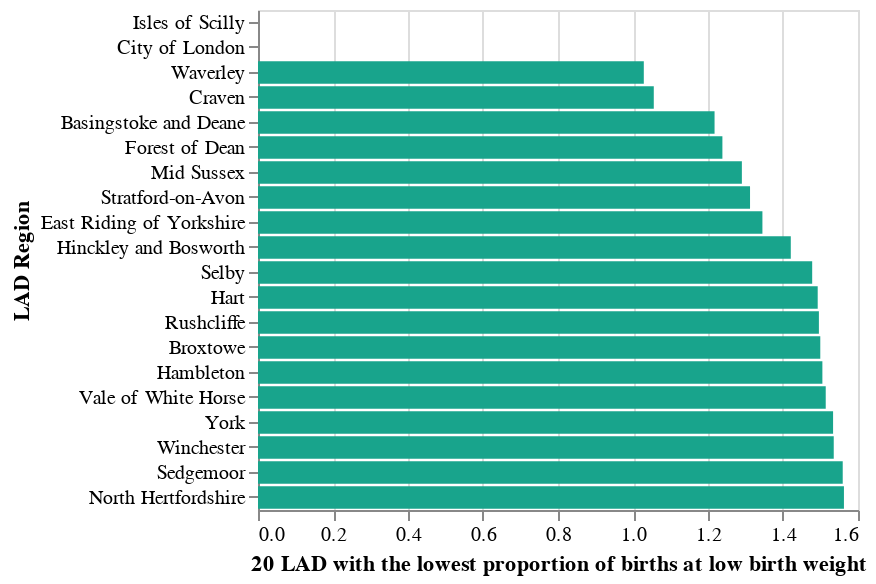

The code cell stored with this chart in its notebook:
### Code cell
bar_chart_lowest_weight

### Figure 1 — Vega-Lite specification as saved in the notebook (floating-point values rounded to 4 significant figures)
{"config": {"title": {"font": "Averta"}, "axis": {"labelFont": "Averta", "titleFont": "Averta"}, "header": {"labelFont": "Averta", "titleFont": "Averta"}, "legend": {"labelFont": "Averta", "titleFont": "Averta"}}, "data": {"name": "data-6b6108f20102304afc2f1f2a1e83bb13"}, "mark": {"type": "bar", "color": "#18A48C"}, "encoding": {"x": {"field": "Value", "title": "20 LAD with the lowest proportion of births at low birth weight", "type": "quantitative"}, "y": {"field": "Area Name", "sort": {"field": "Value", "op": "sum", "order": "ascending"}, "title": "LAD Region", "type": "nominal"}}, "height": 250, "selection": {"selector001": {"type": "multi", "fields": ["Area Name"]}}, "width": 300, "$schema": "https://vega.github.io/schema/vega-lite/v4.17.0.json", "datasets": {"data-6b6108f20102304afc2f1f2a1e83bb13": [{"Indicator ID": 20101, "Indicator Name": "Low birth weight of term babies", "Parent Code": "E92000001", "Parent Name": "England", "Area Code": "E07000099", "Area Name": "North Hertfordshire", "Area Type": "Districts & UAs (from Apr 2021)", "Sex": "Persons", "Age": ">=37 weeks gestational age at birth", "Category Type": null, "Category": null, "Time period": 2020, "Value": 1.562, "Lower CI 95.0 limit": 1.003, "Upper CI 95.0 limit": 2.428, "Lower CI 99.8 limit": 0.7819, "Upper CI 99.8 limit": 3.098, "Count": 19.0, "Denominator": 1216.0, "Value note": null, "Recent Trend": "No significant change", "Compared to England value or percentiles": "Better", "Compared to percentiles": "Not compared", "Time period Sortable": 20200000, "New data": null, "Compared to goal": null}, {"Indicator ID": 20101, "Indicator Name": "Low birth weight of term babies", "Parent Code": "E92000001", "Parent Name": "England", "Area Code": "E07000188", "Area Name": "Sedgemoor", "Area Type": "Districts & UAs (from Apr 2021)", "Sex": "Persons", "Age": ">=37 weeks gestational age at birth", "Category Type": null, "Category": null, "Time period": 2020, "Value": 1.559, "Lower CI 95.0 limit": 0.9472, "Upper CI 95.0 limit": 2.557, "Lower CI 99.8 limit": 0.718, "Upper CI 99.8 limit": 3.353, "Count": 15.0, "Denominator": 962.0, "Value note": null, "Recent Trend": "No significant change", "Compared to England value or percentiles": "Better", "Compared to percentiles": "Not compared", "Time period Sortable": 20200000, "New data": null, "Compared to goal": null}, {"Indicator ID": 20101, "Indicator Name": "Low birth weight of term babies", "Parent Code": "E92000001", "Parent Name": "England", "Area Code": "E07000094", "Area Name": "Winchester", "Area Type": "Districts & UAs (from Apr 2021)", "Sex": "Persons", "Age": ">=37 weeks gestational age at birth", "Category Type": null, "Category": null, "Time period": 2020, "Value": 1.535, "Lower CI 95.0 limit": 0.9326, "Upper CI 95.0 limit": 2.518, "Lower CI 99.8 limit": 0.707, "Upper CI 99.8 limit": 3.302, "Count": 15.0, "Denominator": 977.0, "Value note": null, "Recent Trend": "No significant change", "Compared to England value or percentiles": "Better", "Compared to percentiles": "Not compared", "Time period Sortable": 20200000, "New data": null, "Compared to goal": null}, {"Indicator ID": 20101, "Indicator Name": "Low birth weight of term babies", "Parent Code": "E92000001", "Parent Name": "England", "Area Code": "E06000014", "Area Name": "York", "Area Type": "Districts & UAs (from Apr 2021)", "Sex": "Persons", "Age": ">=37 weeks gestational age at birth", "Category Type": null, "Category": null, "Time period": 2020, "Value": 1.534, "Lower CI 95.0 limit": 1.033, "Upper CI 95.0 limit": 2.272, "Lower CI 99.8 limit": 0.8264, "Upper CI 99.8 limit": 2.829, "Count": 24.0, "Denominator": 1565.0, "Value note": null, "Recent Trend": "No significant change", "Compared to England value or percentiles": "Better", "Compared to percentiles": "Not compared", "Time period Sortable": 20200000, "New data": null, "Compared to goal": null}, {"Indicator ID": 20101, "Indicator Name": "Low birth weight of term babies", "Parent Code": "E92000001", "Parent Name": "England", "Area Code": "E07000180", "Area Name": "Vale of White Horse", "Area Type": "Districts & UAs (from Apr 2021)", "Sex": "Persons", "Age": ">=37 weeks gestational age at birth", "Category Type": null, "Category": null, "Time period": 2020, "Value": 1.514, "Lower CI 95.0 limit": 0.9713, "Upper CI 95.0 limit": 2.352, "Lower CI 99.8 limit": 0.7576, "Upper CI 99.8 limit": 3.003, "Count": 19.0, "Denominator": 1255.0, "Value note": null, "Recent Trend": "No significant change", "Compared to England value or percentiles": "Better", "Compared to percentiles": "Not compared", "Time period Sortable": 20200000, "New data": null, "Compared to goal": null}, {"Indicator ID": 20101, "Indicator Name": "Low birth weight of term babies", "Parent Code": "E92000001", "Parent Name": "England", "Area Code": "E07000164", "Area Name": "Hambleton", "Area Type": "Districts & UAs (from Apr 2021)", "Sex": "Persons", "Age": ">=37 weeks gestational age at birth", "Category Type": null, "Category": null, "Time period": 2020, "Value": 1.505, "Lower CI 95.0 limit": 0.7938, "Upper CI 95.0 limit": 2.835, "Lower CI 99.8 limit": 0.5611, "Upper CI 99.8 limit": 3.973, "Count": 9.0, "Denominator": 598.0, "Value note": null, "Recent Trend": "No significant change", "Compared to England value or percentiles": "Better", "Compared to percentiles": "Not compared", "Time period Sortable": 20200000, "New data": null, "Compared to goal": null}, {"Indicator ID": 20101, "Indicator Name": "Low birth weight of term babies", "Parent Code": "E92000001", "Parent Name": "England", "Area Code": "E07000172", "Area Name": "Broxtowe", "Area Type": "Districts & UAs (from Apr 2021)", "Sex": "Persons", "Age": ">=37 weeks gestational age at birth", "Category Type": null, "Category": null, "Time period": 2020, "Value": 1.499, "Lower CI 95.0 limit": 0.8783, "Upper CI 95.0 limit": 2.548, "Lower CI 99.8 limit": 0.6537, "Upper CI 99.8 limit": 3.402, "Count": 13.0, "Denominator": 867.0, "Value note": null, "Recent Trend": "No significant change", "Compared to England value or percentiles": "Better", "Compared to percentiles": "Not compared", "Time period Sortable": 20200000, "New data": null, "Compared to goal": null}, {"Indicator ID": 20101, "Indicator Name": "Low birth weight of term babies", "Parent Code": "E92000001", "Parent Name": "England", "Area Code": "E07000176", "Area Name": "Rushcliffe", "Area Type": "Districts & UAs (from Apr 2021)", "Sex": "Persons", "Age": ">=37 weeks gestational age at birth", "Category Type": null, "Category": null, "Time period": 2020, "Value": 1.496, "Lower CI 95.0 limit": 0.893, "Upper CI 95.0 limit": 2.495, "Lower CI 99.8 limit": 0.6711, "Upper CI 99.8 limit": 3.3, "Count": 14.0, "Denominator": 936.0, "Value note": null, "Recent Trend": "No significant change", "Compared to England value or percentiles": "Better", "Compared to percentiles": "Not compared", "Time period Sortable": 20200000, "New data": null, "Compared to goal": null}, {"Indicator ID": 20101, "Indicator Name": "Low birth weight of term babies", "Parent Code": "E92000001", "Parent Name": "England", "Area Code": "E07000089", "Area Name": "Hart", "Area Type": "Districts & UAs (from Apr 2021)", "Sex": "Persons", "Age": ">=37 weeks gestational age at birth", "Category Type": null, "Category": null, "Time period": 2020, "Value": 1.493, "Lower CI 95.0 limit": 0.8743, "Upper CI 95.0 limit": 2.537, "Lower CI 99.8 limit": 0.6507, "Upper CI 99.8 limit": 3.387, "Count": 13.0, "Denominator": 871.0, "Value note": null, "Recent Trend": "No significant change", "Compared to England value or percentiles": "Better", "Compared to percentiles": "Not compared", "Time period Sortable": 20200000, "New data": null, "Compared to goal": null}, {"Indicator ID": 20101, "Indicator Name": "Low birth weight of term babies", "Parent Code": "E92000001", "Parent Name": "England", "Area Code": "E07000169", "Area Name": "Selby", "Area Type": "Districts & UAs (from Apr 2021)", "Sex": "Persons", "Age": ">=37 weeks gestational age at birth", "Category Type": null, "Category": null, "Time period": 2020, "Value": 1.478, "Lower CI 95.0 limit": 0.8474, "Upper CI 95.0 limit": 2.565, "Lower CI 99.8 limit": 0.6239, "Upper CI 99.8 limit": 3.46, "Count": 12.0, "Denominator": 812.0, "Value note": null, "Recent Trend": "No significant change", "Compared to England value or percentiles": "Better", "Compared to percentiles": "Not compared", "Time period Sortable": 20200000, "New data": null, "Compared to goal": null}, {"Indicator ID": 20101, "Indicator Name": "Low birth weight of term babies", "Parent Code": "E92000001", "Parent Name": "England", "Area Code": "E07000132", "Area Name": "Hinckley and Bosworth", "Area Type": "Districts & UAs (from Apr 2021)", "Sex": "Persons", "Age": ">=37 weeks gestational age at birth", "Category Type": null, "Category": null, "Time period": 2020, "Value": 1.421, "Lower CI 95.0 limit": 0.8322, "Upper CI 95.0 limit": 2.416, "Lower CI 99.8 limit": 0.6193, "Upper CI 99.8 limit": 3.226, "Count": 13.0, "Denominator": 915.0, "Value note": null, "Recent Trend": "No significant change", "Compared to England value or percentiles": "Better", "Compared to percentiles": "Not compared", "Time period Sortable": 20200000, "New data": null, "Compared to goal": null}, {"Indicator ID": 20101, "Indicator Name": "Low birth weight of term babies", "Parent Code": "E92000001", "Parent Name": "England", "Area Code": "E06000011", "Area Name": "East Riding of Yorkshire", "Area Type": "Districts & UAs (from Apr 2021)", "Sex": "Persons", "Age": ">=37 weeks gestational age at birth", "Category Type": null, "Category": null, "Time period": 2020, "Value": 1.345, "Lower CI 95.0 limit": 0.9544, "Upper CI 95.0 limit": 1.893, "Lower CI 99.8 limit": 0.7857, "Upper CI 99.8 limit": 2.294, "Count": 32.0, "Denominator": 2379.0, "Value note": null, "Recent Trend": "No significant change", "Compared to England value or percentiles": "Better", "Compared to percentiles": "Not compared", "Time period Sortable": 20200000, "New data": null, "Compared to goal": null}, {"Indicator ID": 20101, "Indicator Name": "Low birth weight of term babies", "Parent Code": "E92000001", "Parent Name": "England", "Area Code": "E07000221", "Area Name": "Stratford-on-Avon", "Area Type": "Districts & UAs (from Apr 2021)", "Sex": "Persons", "Age": ">=37 weeks gestational age at birth", "Category Type": null, "Category": null, "Time period": 2020, "Value": 1.312, "Lower CI 95.0 limit": 0.7832, "Upper CI 95.0 limit": 2.19, "Lower CI 99.8 limit": 0.5885, "Upper CI 99.8 limit": 2.899, "Count": 14.0, "Denominator": 1067.0, "Value note": null, "Recent Trend": "No significant change", "Compared to England value or percentiles": "Better", "Compared to percentiles": "Not compared", "Time period Sortable": 20200000, "New data": null, "Compared to goal": null}, {"Indicator ID": 20101, "Indicator Name": "Low birth weight of term babies", "Parent Code": "E92000001", "Parent Name": "England", "Area Code": "E07000228", "Area Name": "Mid Sussex", "Area Type": "Districts & UAs (from Apr 2021)", "Sex": "Persons", "Age": ">=37 weeks gestational age at birth", "Category Type": null, "Category": null, "Time period": 2020, "Value": 1.29, "Lower CI 95.0 limit": 0.8177, "Upper CI 95.0 limit": 2.03, "Lower CI 99.8 limit": 0.6338, "Upper CI 99.8 limit": 2.609, "Count": 18.0, "Denominator": 1395.0, "Value note": null, "Recent Trend": "No significant change", "Compared to England value or percentiles": "Better", "Compared to percentiles": "Not compared", "Time period Sortable": 20200000, "New data": null, "Compared to goal": null}, {"Indicator ID": 20101, "Indicator Name": "Low birth weight of term babies", "Parent Code": "E92000001", "Parent Name": "England", "Area Code": "E07000080", "Area Name": "Forest of Dean", "Area Type": "Districts & UAs (from Apr 2021)", "Sex": "Persons", "Age": ">=37 weeks gestational age at birth", "Category Type": null, "Category": null, "Time period": 2020, "Value": 1.238, "Lower CI 95.0 limit": 0.6288, "Upper CI 95.0 limit": 2.424, "Lower CI 99.8 limit": 0.4367, "Upper CI 99.8 limit": 3.461, "Count": 8.0, "Denominator": 646.0, "Value note": null, "Recent Trend": "No significant change", "Compared to England value or percentiles": "Better", "Compared to percentiles": "Not compared", "Time period Sortable": 20200000, "New data": null, "Compared to goal": null}, {"Indicator ID": 20101, "Indicator Name": "Low birth weight of term babies", "Parent Code": "E92000001", "Parent Name": "England", "Area Code": "E07000084", "Area Name": "Basingstoke and Deane", "Area Type": "Districts & UAs (from Apr 2021)", "Sex": "Persons", "Age": ">=37 weeks gestational age at birth", "Category Type": null, "Category": null, "Time period": 2020, "Value": 1.217, "Lower CI 95.0 limit": 0.8054, "Upper CI 95.0 limit": 1.837, "Lower CI 99.8 limit": 0.6385, "Upper CI 99.8 limit": 2.309, "Count": 22.0, "Denominator": 1807.0, "Value note": null, "Recent Trend": "No significant change", "Compared to England value or percentiles": "Better", "Compared to percentiles": "Not compared", "Time period Sortable": 20200000, "New data": null, "Compared to goal": null}, {"Indicator ID": 20101, "Indicator Name": "Low birth weight of term babies", "Parent Code": "E92000001", "Parent Name": "England", "Area Code": "E07000163", "Area Name": "Craven", "Area Type": "Districts & UAs (from Apr 2021)", "Sex": "Persons", "Age": ">=37 weeks gestational age at birth", "Category Type": null, "Category": null, "Time period": 2020, "Value": 1.055, "Lower CI 95.0 limit": 0.4112, "Upper CI 95.0 limit": 2.682, "Lower CI 99.8 limit": 0.2549, "Upper CI 99.8 limit": 4.262, "Count": 4.0, "Denominator": 379.0, "Value note": null, "Recent Trend": "No significant change", "Compared to England value or percentiles": "Better", "Compared to percentiles": "Not compared", "Time period Sortable": 20200000, "New data": null, "Compared to goal": null}, {"Indicator ID": 20101, "Indicator Name": "Low birth weight of term babies", "Parent Code": "E92000001", "Parent Name": "England", "Area Code": "E07000216", "Area Name": "Waverley", "Area Type": "Districts & UAs (from Apr 2021)", "Sex": "Persons", "Age": ">=37 weeks gestational age at birth", "Category Type": null, "Category": null, "Time period": 2020, "Value": 1.029, "Lower CI 95.0 limit": 0.5598, "Upper CI 95.0 limit": 1.883, "Lower CI 99.8 limit": 0.4018, "Upper CI 99.8 limit": 2.609, "Count": 10.0, "Denominator": 972.0, "Value note": null, "Recent Trend": "No significant change", "Compared to England value or percentiles": "Better", "Compared to percentiles": "Not compared", "Time period Sortable": 20200000, "New data": null, "Compared to goal": null}, {"Indicator ID": 20101, "Indicator Name": "Low birth weight of term babies", "Parent Code": "E92000001", "Parent Name": "England", "Area Code": "E06000053", "Area Name": "Isles of Scilly", "Area Type": "Districts & UAs (from Apr 2021)", "Sex": "Persons", "Age": ">=37 weeks gestational age at birth", "Category Type": null, "Category": null, "Time period": 2020, "Value": null, "Lower CI 95.0 limit": null, "Upper CI 95.0 limit": null, "Lower CI 99.8 limit": null, "Upper CI 99.8 limit": null, "Count": null, "Denominator": null, "Value note": "Value for Cornwall and Isles of Scilly combined", "Recent Trend": "Cannot be calculated", "Compared to England value or percentiles": "Not compared", "Compared to percentiles": "Not compared", "Time period Sortable": 20200000, "New data": null, "Compared to goal": null}, {"Indicator ID": 20101, "Indicator Name": "Low birth weight of term babies", "Parent Code": "E92000001", "Parent Name": "England", "Area Code": "E09000001", "Area Name": "City of London", "Area Type": "Districts & UAs (from Apr 2021)", "Sex": "Persons", "Age": ">=37 weeks gestational age at birth", "Category Type": null, "Category": null, "Time period": 2020, "Value": null, "Lower CI 95.0 limit": null, "Upper CI 95.0 limit": null, "Lower CI 99.8 limit": null, "Upper CI 99.8 limit": null, "Count": null, "Denominator": null, "Value note": "Value for Hackney and City of London combined", "Recent Trend": "Cannot be calculated", "Compared to England value or percentiles": "Not compared", "Compared to percentiles": "Not compared", "Time period Sortable": 20200000, "New data": null, "Compared to goal": null}]}}
